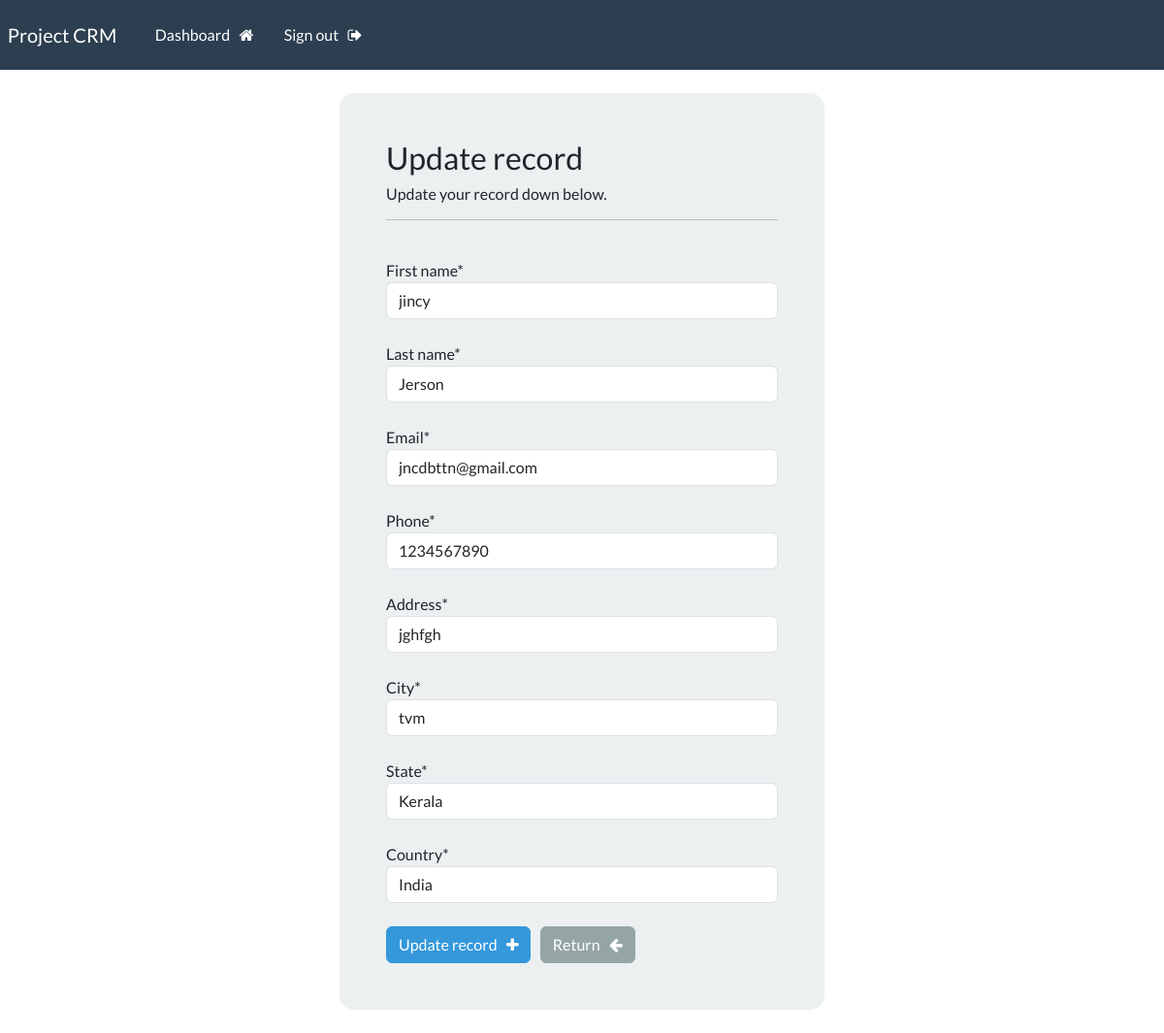
The app's page /update-record/1 (signed in) with its own data.
### crmapp/models.py (models this page shows, shortened)
class Record(models.Model):
    creation_date = models.DateTimeField(auto_now_add=True)
    first_name = models.CharField(max_length=100)
    last_name = models.CharField(max_length=100)
    email = models.CharField(max_length=255)
    phone = models.CharField(max_length=20)
    address = models.CharField(max_length=300)
    city = models.CharField(max_length=255)
    state = models.CharField(max_length=200)
    country = models.CharField(max_length=125)

### crmapp/views.py (the view)
# urls.py: path('update-record/<int:pk>', views.update_record, name='update-record'),
@login_required(login_url='my-login')
def update_record(request, pk):
    record = Record.objects.get(id=pk)
    form = UpdateRecordForm(instance=record)
    if request.method == 'POST':
        form = UpdateRecordForm(request.POST, instance=record)
        if form.is_valid():
            form.save()
            messages.success(request, "Your record was updated!")
            return redirect("dashboard")
    context = {'form':form}
    return render(request, 'crmapp/update-record.html', context=context)

### crmapp/forms.py
class UpdateRecordForm(forms.ModelForm):
    class Meta:
        model = Record
        fields = ['first_name', 'last_name', 'email', 'phone', 'address', 'city', 'state', 'country']

### crmapp/templates/crmapp/update-record.html (shortened to what this page needs)
{% extends 'crmapp/base.html' %}
{% load crispy_forms_tags %}
{% block content %}
<body>
    <div class="container bg-light shadow-md p-5 form-layout">
        <h3> Update record </h3>
        <h6> Update your record down below. </h6>
        <hr>
        <br>
        <form method="POST" autocomplete="off">
            {{form.first_name|as_crispy_field}}
            <br>
            {{form.last_name|as_crispy_field}}
            <br>
            {{form.email|as_crispy_field}}
            <br>
            {{form.phone|as_crispy_field}}
            <br>
            {{form.address|as_crispy_field}}
            <br>
            {{form.city|as_crispy_field}}
            <br>
            {{form.state|as_crispy_field}}
            <br>
            {{form.country|as_crispy_field}}
            <br>
            <button type="submit" class="btn btn-info">
                Update record &nbsp; <i class="fa fa-plus" aria-hidden="true"></i>
            </button>
            <a href="{% url 'dashboard' %}" class="btn btn-secondary">
                Return &nbsp; <i class="fa fa-arrow-left" aria-hidden="true"></i>
            </a>
        </form>
    </div>
    <br>
</body>
{% endblock %}

### static/css/style.css (style rules this page uses)
.form-layout { border-radius: 15px; width: 500px; }

### records on screen
Record: first_name "jincy", last_name "Jerson", email "jncdbttn@gmail.com", phone "1234567890", address "jghfgh", city "tvm", state "Kerala", country "India"
